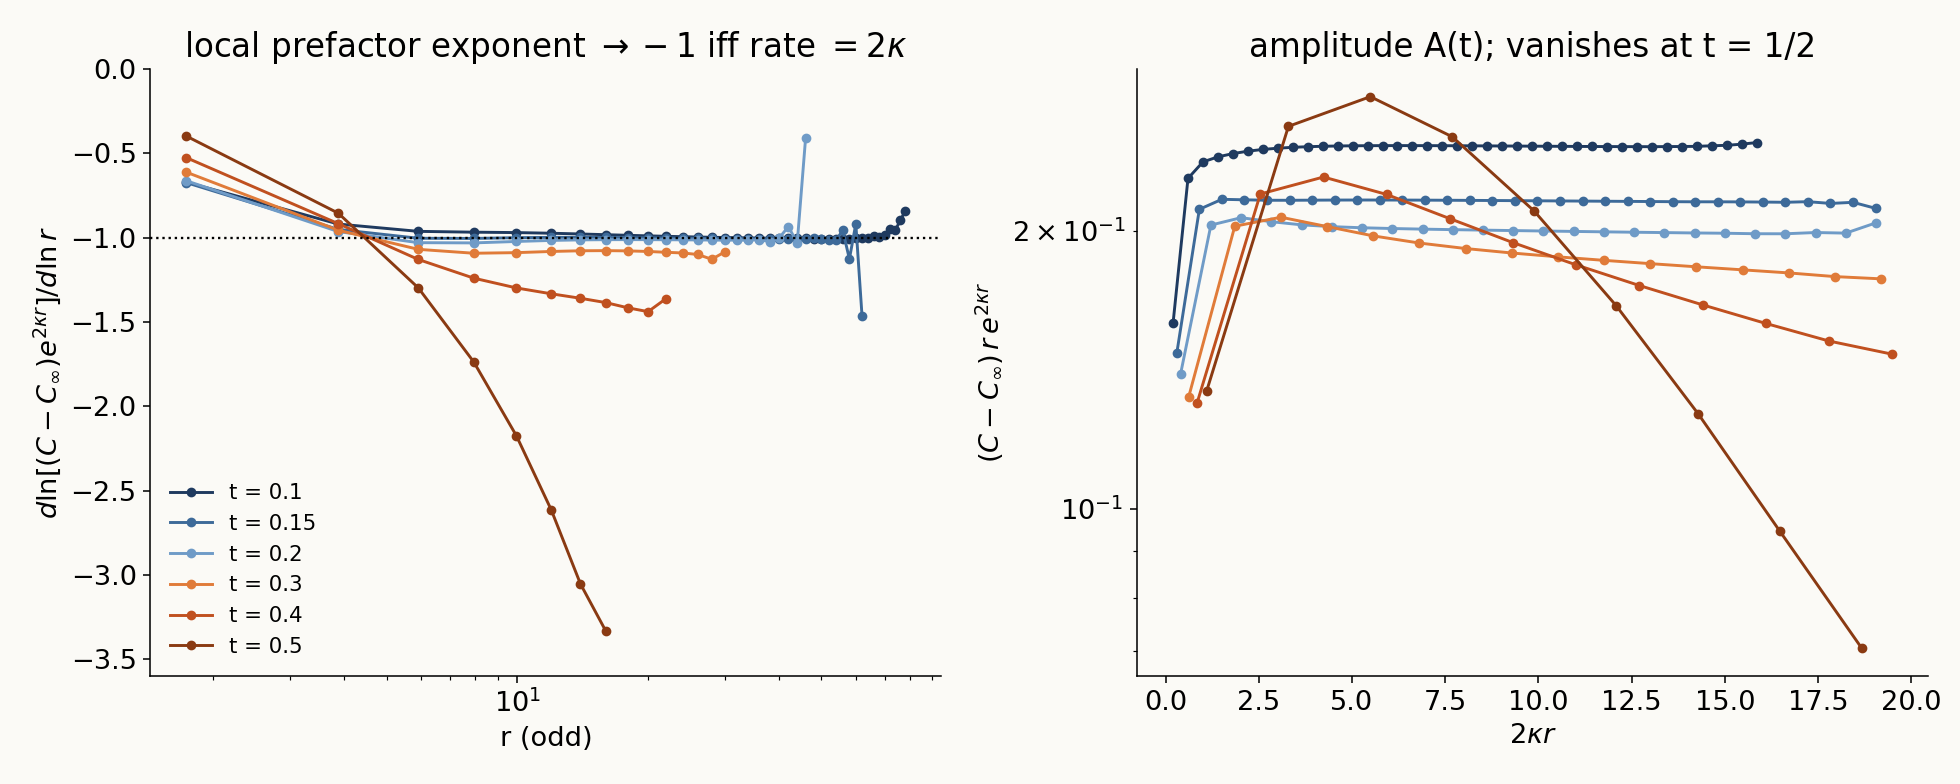

Recreate this plot in Python.
import json,sys,numpy as np,matplotlib; matplotlib.use('Agg'); import matplotlib.pyplot as plt
sys.path.insert(0,'.'); from symbol_xi import kappa
plt.rcParams.update({'font.size':14,'axes.spines.top':False,'axes.spines.right':False,'figure.facecolor':'#fbfaf6','axes.facecolor':'#fbfaf6','savefig.facecolor':'#fbfaf6'})
d=json.load(open('../data/paper2_pair_big.json')); cols=['#1f3a5f','#3d6a99','#6f9bc7','#e07b39','#c0501f','#8a3a12']
fig,ax=plt.subplots(1,2,figsize=(14,5.6))
for t,cl in zip(['0.1','0.15','0.2','0.3','0.4','0.5'],cols):
    C=np.array(d[t]['C']); r=C[:,0].astype(int); C=C[:,1]; k=kappa(float(t),2001)
    q=np.exp(-4*k); Ci=np.mean([C[-1]-(C[-3]-C[-1])*q/(1-q), C[-2]-(C[-4]-C[-2])*q/(1-q)])
    P=C-Ci; m=(r%2==1)&(np.abs(P)>1e-10*Ci); rr=r[m]; Y=np.abs(P[m])*np.exp(2*k*rr)
    s=np.diff(np.log(Y))/np.diff(np.log(rr)); rm=np.sqrt(rr[1:]*rr[:-1])
    ax[0].plot(rm,s,'o-',ms=4,color=cl,label='t = %s'%t)
    ax[1].semilogy(rr*2*k,Y*rr,'o-',ms=4,color=cl,label='t = %s'%t)
ax[0].axhline(-1,color='k',ls=':',lw=1.2); ax[0].set_ylim(-3.6,0); ax[0].set_xscale('log')
ax[0].set_xlabel('r (odd)'); ax[0].set_ylabel(r'$d\ln[(C-C_\infty)e^{2\kappa r}]/d\ln r$'); ax[0].legend(frameon=False,fontsize=11)
ax[0].set_title(r'local prefactor exponent $\to -1$ iff rate $=2\kappa$')
ax[1].set_xlabel(r'$2\kappa r$'); ax[1].set_ylabel(r'$(C-C_\infty)\,r\,e^{2\kappa r}$'); ax[1].set_title('amplitude A(t); vanishes at t = 1/2')
plt.tight_layout(); plt.savefig('fig_mono.png',dpi=140)
